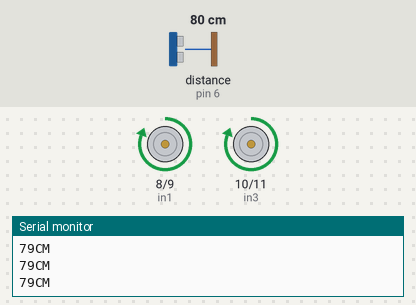
A sketch run on a simulated Arduino Uno, built with avr-gcc and run on an emulated ATmega328P. On the bench: motor-driver pin pairs drawn as motors (green arrow = first pin HIGH = forward, orange = second pin HIGH = backward, longer = more drive), the last lines printed to the serial monitor. Wiring (inferred from the names in the program): ultrasonic range finder: trigger pin 5; echo pin 6. The test bench sets the inputs (shaded band); at power-on: distance to the obstacle (sensor on pin 6) 80 cm. The echo pulse lasts 58.3 µs per cm.

Above: at 1.2 s.
1.3 s: distance to the obstacle (sensor on pin 6) set to 17 cm
At 2.1 s:
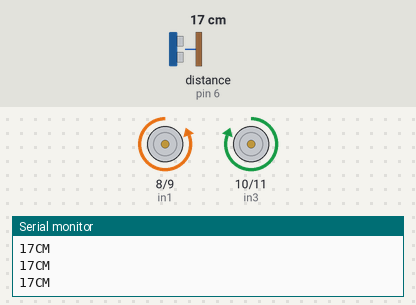
2.8 s: distance to the obstacle (sensor on pin 6) set to 35 cm
At 3.3 s:
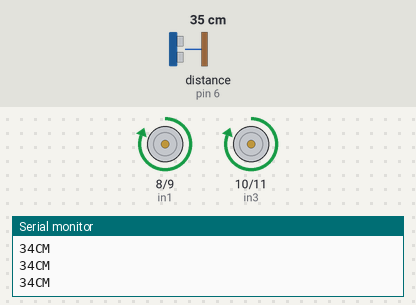
4.3 s: distance to the obstacle (sensor on pin 6) set to 2 cm
At 5.4 s:
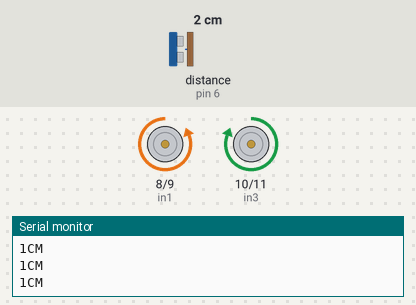
Timing chart, 0 to 7.3 s (numbered marks = the images above; inputs shaded):
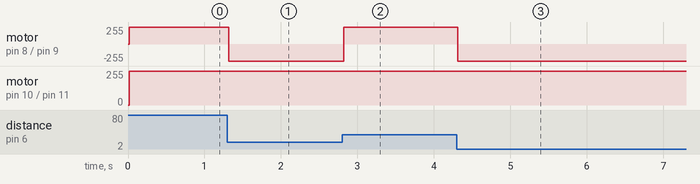

The sketch:

ultrasonic_obstacle_avoider.ino
```cpp
int trigPin = 5;
 int echoPin = 6;
 int in1 = 8;
 int in2 = 9;
 int in3 = 10;
 int in4 = 11;


void setup() {
  // put your setup code here, to run once:
pinMode(trigPin,OUTPUT);
pinMode(echoPin,INPUT);
pinMode(in1,OUTPUT);
pinMode(in2,OUTPUT);
pinMode(in3,OUTPUT);
pinMode(in4,OUTPUT);
Serial.begin(9600);
}

void loop() {
  // put your main code here, to run repeatedly:
  long duration,distance;
digitalWrite(trigPin,LOW);
delayMicroseconds(2);
digitalWrite(trigPin,HIGH);
delayMicroseconds(10);
digitalWrite(trigPin,LOW);


duration = pulseIn(echoPin,HIGH);
distance = (duration/2)/29.1;
Serial.print(distance);
Serial.println("CM");
delay(10);

if(distance<=20)
{
  digitalWrite(in1,0);
  digitalWrite(in2,1);
  digitalWrite(in3,1);
  digitalWrite(in4,0);
}
else if(distance>20)
{
  digitalWrite(in1,1);
  digitalWrite(in2,0);
  digitalWrite(in3,1);
  digitalWrite(in4,0);
}
}
```

Measured:
- after the input at 1.3 s, motor on pin 8 (in1) / pin 9 (in2): forward 255/255 → backward 255/255 at once
- after the input at 2.8 s, motor on pin 8 (in1) / pin 9 (in2): backward 255/255 → forward 255/255 at once
- after the input at 4.3 s, motor on pin 8 (in1) / pin 9 (in2): forward 255/255 → backward 255/255 at once
